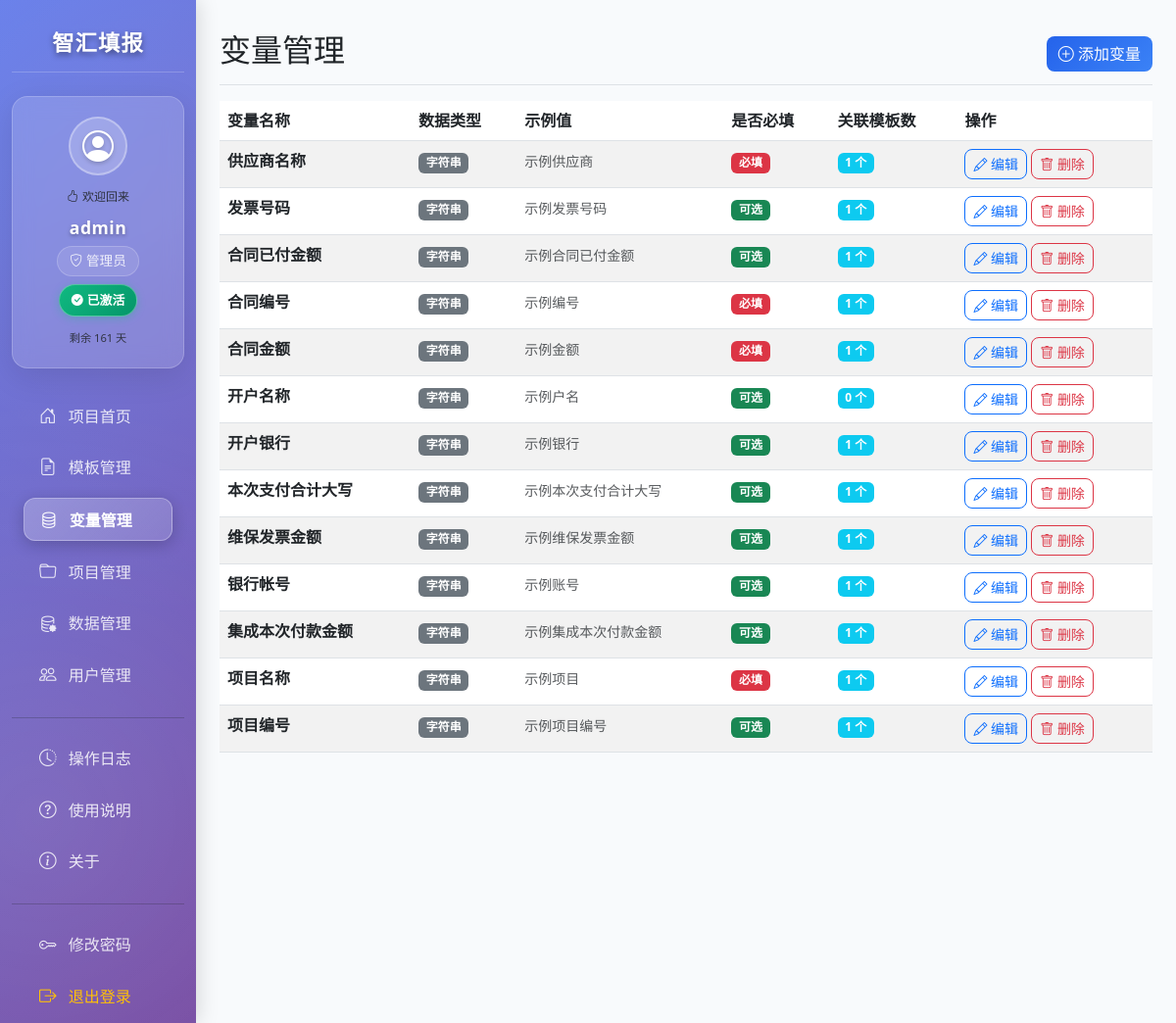
/variables (signed in), run on the app's committed database.
### tables this page shows
CREATE TABLE variables (
            id INTEGER PRIMARY KEY AUTOINCREMENT,
            name TEXT UNIQUE NOT NULL,
            data_type TEXT NOT NULL,
            example_value TEXT,
            is_required BOOLEAN DEFAULT 0,
            description TEXT,
            created_at TIMESTAMP DEFAULT CURRENT_TIMESTAMP
        );

### app.py (the view)
@app.route('/variables')
@login_required
@permission_required('view_variables')
def variables():
    conn = get_db_connection()
    cursor = conn.cursor()
    cursor.execute('''
        SELECT v.id, v.name, v.data_type, v.example_value, v.is_required,
               COUNT(tv.template_id) as template_count
        FROM variables v
        LEFT JOIN template_variables tv ON v.name = tv.variable_name
        WHERE v.name NOT IN ('填报项目名称', '备注说明')
        GROUP BY v.id
        ORDER BY v.name
    ''')
    variables = cursor.fetchall()
    conn.close()
    return render_template('variables.html', variables=variables)

### app.py (called while the page is built)
def get_db_connection():
    db_path = os.path.join(app_path, 'system.db')
    return sqlite3.connect(db_path)

@app.context_processor
def inject_activation_status():
    if 'user_id' in session:
        activation_status = check_user_activation()
    else:
        activation_status = {'activated': False}
    return {'activation_status': activation_status}

### auth.py (called while the page is built)
def login_required(f):
    @wraps(f)
    def decorated_function(*args, **kwargs):
        if 'user_id' not in session:
            if request.is_json:
                return jsonify({'error': '请先登录'}), 401
            flash('请先登录', 'warning')
            return redirect(url_for('login'))
        return f(*args, **kwargs)
    return decorated_function

def permission_required(permission):
    def decorator(f):
        @wraps(f)
        def decorated_function(*args, **kwargs):
            if 'user_id' not in session:
                if request.is_json:
                    return jsonify({'error': '请先登录'}), 401
                flash('请先登录', 'warning')
                return redirect(url_for('login'))
            user_manager = UserManager()
            permissions = user_manager.get_user_permissions(session['user_id'])
            if permission not in permissions:
                if request.is_json:
                    return jsonify({'error': '权限不足'}), 403
                flash('权限不足', 'error')
                return redirect(url_for('index'))
            return f(*args, **kwargs)
        return decorated_function
    return decorator

    def get_user_permissions(self, user_id):
        try:
            conn = sqlite3.connect(self.db_path)
            cursor = conn.cursor()
            cursor.execute('SELECT role FROM users WHERE id = ?', (user_id,))
            user_role = cursor.fetchone()
            if not user_role:
                return []
            cursor.execute('''
                SELECT p.permission_name
                FROM permissions p
                JOIN role_permissions rp ON p.id = rp.permission_id
                WHERE rp.role = ?
            ''', (user_role[0],))
            permissions = [row[0] for row in cursor.fetchall()]
            conn.close()
            return permissions
        except Exception as e:
            print(f'获取权限错误: {e}')
            return []

### templates/variables.html (shortened to what this page needs)
{% extends "base.html" %}
{% block content %}
<div class="d-flex justify-content-between flex-wrap flex-md-nowrap align-items-center pt-3 pb-2 mb-3 border-bottom">
    <h1 class="h2">变量管理</h1>
    <div class="btn-toolbar mb-2 mb-md-0">
        <button type="button" class="btn btn-primary" onclick="addVariable()">
            <i class="bi bi-plus-circle"></i> 添加变量
        </button>
    </div>
</div>
<div class="table-responsive">
    <table class="table table-striped table-hover">
        <thead>
            <tr>
                <th>变量名称</th>
                <th>数据类型</th>
                <th>示例值</th>
                <th>是否必填</th>
                <th>关联模板数</th>
                <th>操作</th>
            </tr>
        </thead>
        <tbody>
            {% if variables %}
                {% for variable in variables %}
                <tr>
                    <td><strong>{{ variable[1] }}</strong></td>
                    <td>
                        <span class="badge bg-secondary">{{ variable[2] }}</span>
                    </td>
                    <td>
                        <small class="text-muted">{{ variable[3] or '无示例' }}</small>
                    </td>
                    <td>
                        {% if variable[4] %}
                            <span class="badge bg-danger">必填</span>
                        {% else %}
                            <span class="badge bg-success">可选</span>
                        {% endif %}
                    </td>
                    <td>
                        <span class="badge bg-info">{{ variable[5] }} 个</span>
                    </td>
                    <td>
                        <button class="btn btn-outline-primary btn-sm" onclick="editVariable({{ variable[0] }})">
                            <i class="bi bi-pencil"></i> 编辑
                        </button>
                        <button class="btn btn-outline-danger btn-sm" onclick="deleteVariable({{ variable[0] }})">
                            <i class="bi bi-trash"></i> 删除
                        </button>
                    </td>
                </tr>
                {% endfor %}
            {% endif %}
        </tbody>
    </table>
</div>
{% endblock %}

### templates/base.html (style rules this page uses)
:root { --primary-color: #2563eb; --secondary-color: #64748b; --success-color: #059669; --warning-color: #d97706; --danger-color: #dc2626; --sidebar-bg: linear-gradient(135deg, #667eea 0%, #764ba2 100%); --card-shadow: 0 4px 6px -1px rgba(0, 0, 0, 0.1), 0 2px 4px -1px rgba(0, 0, 0, 0.06); }
body { font-family: 'Segoe UI', Tahoma, Geneva, Verdana, sans-serif; background-color: #f8fafc; }
.btn { border-radius: 8px; font-weight: 500; transition: all 0.3s ease; }
.btn-primary { background: linear-gradient(135deg, var(--primary-color) 0%, #3b82f6 100%); border: none; }

### data on the page
variables: name "供应商名称", data_type "字符串", example_value "示例供应商", shows "必填", is_required "1"
variables: name "发票号码", data_type "字符串", example_value "示例发票号码", is_required "可选", variable "1"
variables: name "合同已付金额", data_type "字符串", example_value "示例合同已付金额", is_required "可选", variable "1"
variables: name "合同编号", data_type "字符串", example_value "示例编号", shows "必填", is_required "1"
variables: name "合同金额", data_type "字符串", example_value "示例金额", is_required "必填", variable "1"
variables: name "开户名称", data_type "字符串", example_value "示例户名", shows "可选", is_required "0"
variables: name "开户银行", data_type "字符串", example_value "示例银行", is_required "可选", variable "1"
variables: name "本次支付合计大写", data_type "字符串", example_value "示例本次支付合计大写", is_required "可选", variable "1"
variables: name "维保发票金额", data_type "字符串", example_value "示例维保发票金额", is_required "可选", variable "1"
variables: name "银行帐号", data_type "字符串", example_value "示例账号", is_required "可选", variable "1"
variables: name "集成本次付款金额", data_type "字符串", example_value "示例集成本次付款金额", is_required "可选", variable "1"
variables: name "项目名称", data_type "字符串", example_value "示例项目", shows "必填", is_required "1"
variables: name "项目编号", data_type "字符串", example_value "示例项目编号", is_required "可选", variable "1"

### other printed values
{{ session.username }} "admin"
{{ session.role_name or '普通用户' }} "管理员"
{{ activation_status.days_remaining }} "161"
